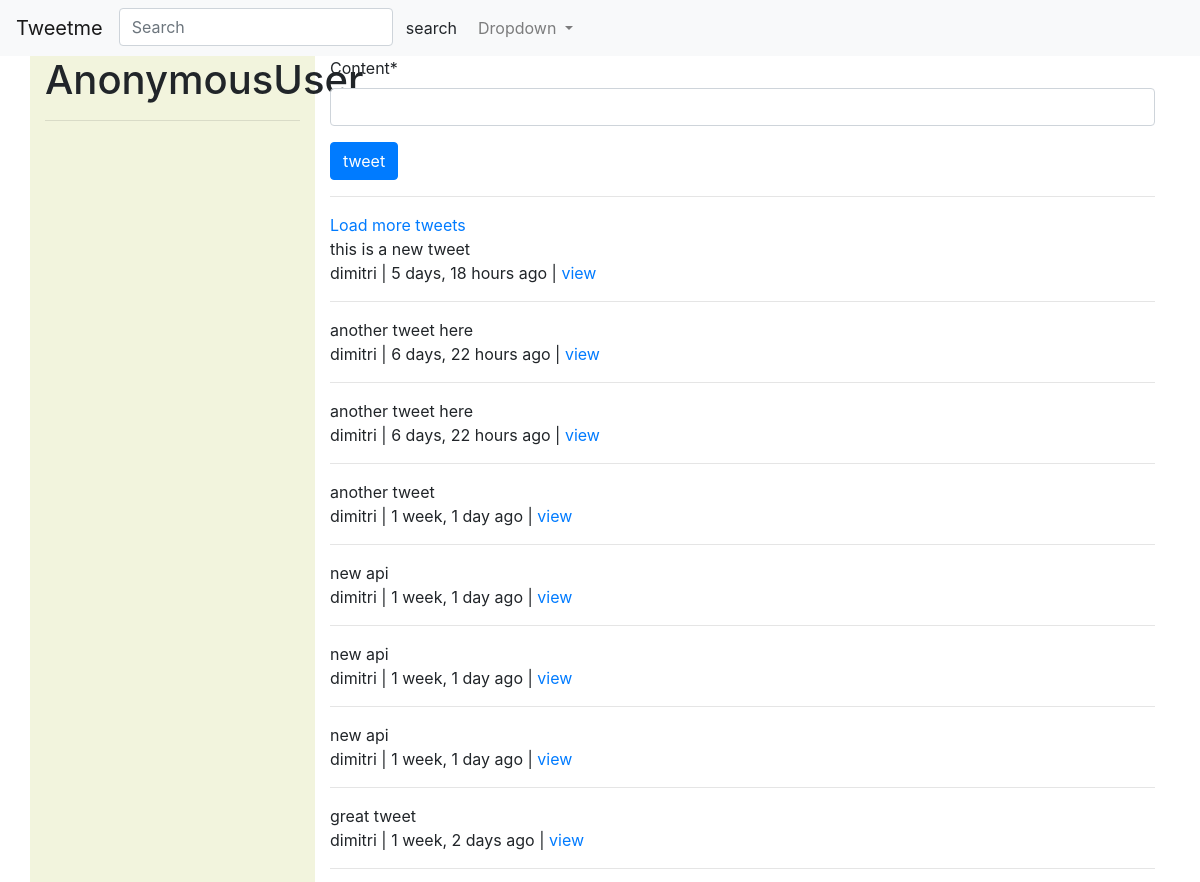
Before: / (upper part) with the older database file.
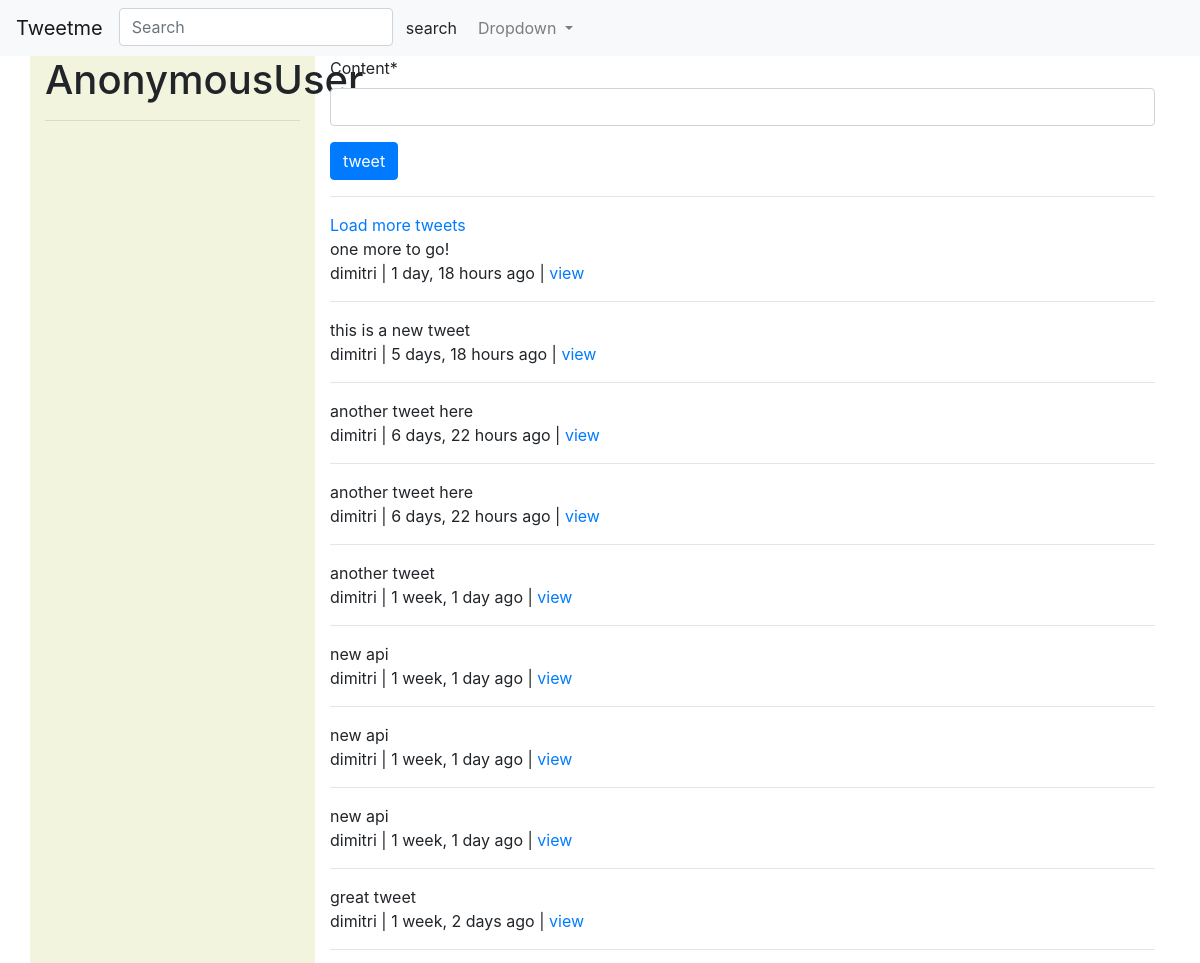
After: the same page with the newer database file.
### tweets/models.py (models this page shows, shortened)
class Tweet(models.Model):
    user = models.ForeignKey(settings.AUTH_USER_MODEL, on_delete=models.CASCADE)
    content = models.CharField(max_length=140, validators =[validate_content])
    update = models.DateTimeField(auto_now = True)
    timestamp = models.DateTimeField(auto_now_add=True)
    def get_absolute_url(self):
        return reverse("tweet:detail", kwargs={"pk":self.pk})

### tweets/views.py (the view)
# urls.py: url(r'^$', TweetListView.as_view(), name='home'),
class TweetListView(ListView):
    def get_queryset(self, *args, **kwargs):
        qs = Tweet.objects.all().order_by("-timestamp")
        query = self.request.GET.get("q", None)
        if query is not None:
            qs = qs.filter(
                Q(content__icontains=query) |
                Q(user__username__icontains=query))
        return qs
    def get_context_data(self, *args, **kwargs):
        context = super(TweetListView, self).get_context_data(*args, **kwargs)
        context['create_form'] = TweetModelForm()
        context['create_url'] = reverse_lazy("tweet:create")
        return context
    template_name = 'tweets/tweet_list.html'

### tweets/forms.py (shortened to what this page needs)
class TweetModelForm(forms.ModelForm):
    class Meta:
        model = Tweet
        fields = [
            "content"
        ]

### tweets/templates/tweets/tweet_list.html (shortened to what this page needs)
{% extends "base.html" %}
{% block content %}
    <div class="row">
        <div class="col-sm-3 col-xs-12" style="background-color:rgb(242, 244, 221);">
        <h1>{{ request.user }}</h1>
        <hr/>
    </div>
    <div class="col-sm-9">
                {% if not request.GET.q %}
                <div class="">
                {% include "tweets/form.html" with form=create_form action_url=create_url btn_title="tweet" %}
                </div>
                <hr/>
            {% endif %}
                <a href="#" id="loadmore">Load more tweets </a>
                {% for object in object_list %}
            <div class="media">
                <div class="media-body">
                        {{object.content}}<br/>
                        {{object.user}} |
                        {{object.timestamp|timesince}} ago | <a href="{{ object.get_absolute_url}}">view</a>
                </div>
            </div>
            <hr/>
            {% empty %}
                {% if request.GET.q %}
                <p> no tweet found</p>
                {% else %}
                <p> no tweet yet</p>
                {% endif %}
            {% endfor %}
        </div>
    </div>
{% endblock %}

Changed rows visible on the page:
added Tweet: content "one more to go!", user "dimitri", timestamp "1 day, 18 hours"
